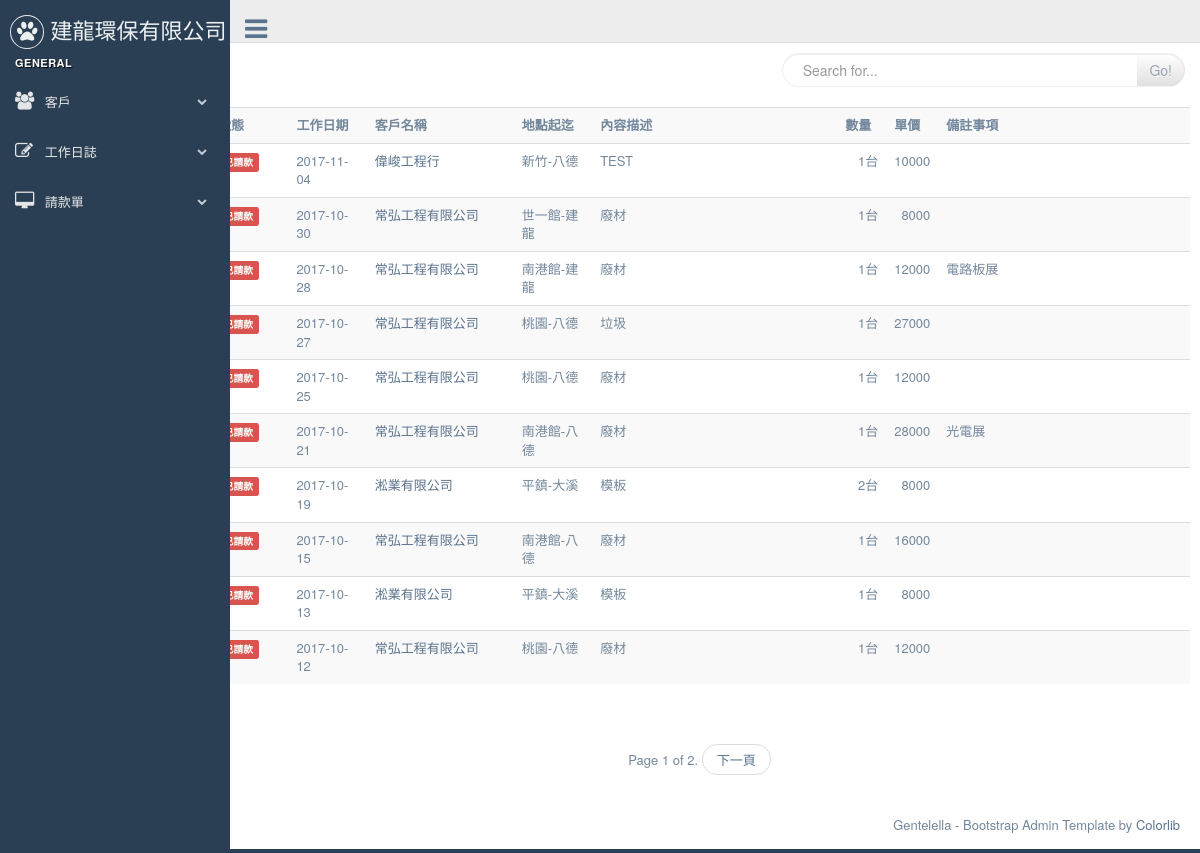
/dailywork/, run on an earlier commit of the app's database.
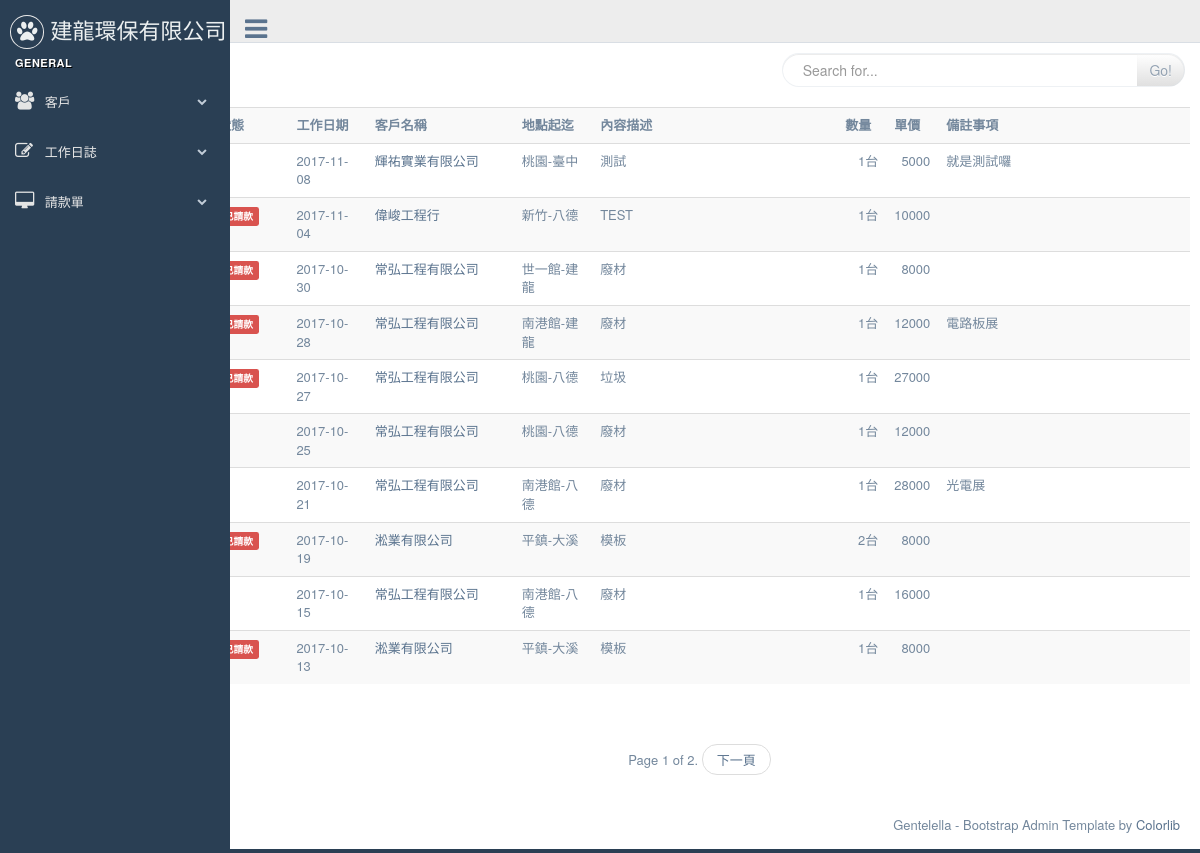
And on a later commit of the database.
### dailywork/models.py (models this page shows, shortened)
class Dailylog(models.Model):
	work_date = models.DateField( default=timezone.now )
	customer = models.ForeignKey(Customer)
	start_at = models.CharField(  max_length=20, null=False, blank=False )
	end_with = models.CharField(  max_length=20, null=False, blank=False )
	opreateDesc = models.CharField(max_length=20, blank=False, null=False)
	quantity = models.DecimalField( max_digits=10, decimal_places=0)
	uom = models.ForeignKey(Uom)
	uniprice = models.DecimalField( max_digits=10, decimal_places=0)
	notes = models.TextField(blank=True, null=True)
	payrequest = models.BooleanField(default=False, verbose_name='已請款')    # 是否已請款
	is_freecharge = models.BooleanField(default=False, verbose_name='免費項目')    # 是否爲免費項目, 如果為免費項目則在未請款清單是不會顯示的
	bill_number = models.CharField(  max_length=20, null=True, blank=True )
	invalid = models.BooleanField(default=False, verbose_name='項目作廢')
	create_at = models.DateTimeField( auto_now_add=True, auto_now=False)
	modify = models.DateTimeField( auto_now_add=False, auto_now=True)
	objects = DailylogManager()
	def get_absolute_url(self):
		return reverse( "dailywork:dailywork_edit", kwargs={"pk": self.pk} )

class Uom(models.Model):
	descriotion =  models.CharField(  max_length=20, null=False, blank=False )
	def __str__(self):
		return self.descriotion

### customers/models.py (models this page shows, shortened)
class Customer(models.Model):
    title = models.CharField(max_length=36, null=False, blank=False, verbose_name='客戶名稱')
    unikey = models.CharField(  max_length=12,null=True, blank=True, verbose_name='統一編號' )
    address = models.CharField( max_length=100, null=True, blank=True, verbose_name='地址')
    phone = models.CharField(max_length=20, null=True, blank=True, verbose_name='電話')
    faxno = models.CharField(max_length=20, null=True, blank=True, verbose_name='傳真')
    invalid = models.BooleanField(default=False, verbose_name='停用')
    create_at = models.DateTimeField(auto_now_add=True, auto_now =False)
    modify = models.DateTimeField(auto_now_add=False, auto_now =True)
    def __str__(self):
        return self.title

### dailywork/views.py (the view, shortened to what this page needs)
class DailylogList(ListView):
	model = Dailylog
	paginate_by = 10
	ordering = ['-work_date']
	def get_queryset(self):
		query = self.request.GET.get('q')
		return Dailylog.objects.all().order_by('-work_date')

### dailywork/models.py (called while the page is built)
	def get_queryset(self):
		return DailylogQueryset(self.model, using=self.db)

### templates/dailywork/dailylog_list.html (shortened to what this page needs)
{% extends "base.html" %}
{% block content %}
{% include "searchbar.html" %}
<div>
<table class="table table-striped" >
  <tr>
    <th width="8%">狀態</th>
    <th width="8%">工作日期</th>
    <th width="15%">客戶名稱</th>
    <th width="8%">地點起迄</th>
    <th width="25%">內容描述</th>
    <th align='right' width="5%">數量</th>
    <th align='right' width="5%">單價</th>
    <th >備註事項</th>
  </tr>
{% for record in object_list %}
  <tr>
    <td>
      {% if record.payrequest %}
      <strong class="label label-danger">已請款</strong>
      {% endif %}
    </td>
    <td>{{ record.work_date| date:"Y-m-d"  }}</td>
    <td><a href='{{ record.get_absolute_url }}'>{{ record.customer }}</a></td>
    <td>{{ record.start_at }}-{{ record.end_with }}</td>
    <td>{{ record.opreateDesc }}</td>
    <td align='right'>{{ record.quantity }}{{ record.uom }}</td>
    <td align='right'>{{ record.uniprice }}</td>
    <td>{{ record.notes }}</td>
  </tr>
{% endfor %}
</table>
</div>
{% include "pageine.html" %}
{% endblock content %}

What changed in the data, as far as the page shows it:
no longer on this page (row edited): Dailylog: payrequest "已請款", work_date "2017-10-12", customer "常弘工程有限公司", start_at "桃園", end_with "八德", opreateDesc "廢材", quantity "1", uom "台", uniprice "12000"
added Dailylog: work_date "2017-11-08", customer "輝祐實業有限公司", start_at "桃園", end_with "臺中", opreateDesc "測試", quantity "1", uom "台", uniprice "5000", notes "就是測試囉"
changed Dailylog (number 6 of 10 on the later page): no longer shows "已請款"
changed Dailylog "光電展": no longer shows "已請款"
changed Dailylog (number 9 of 10 on the later page): no longer shows "已請款"
